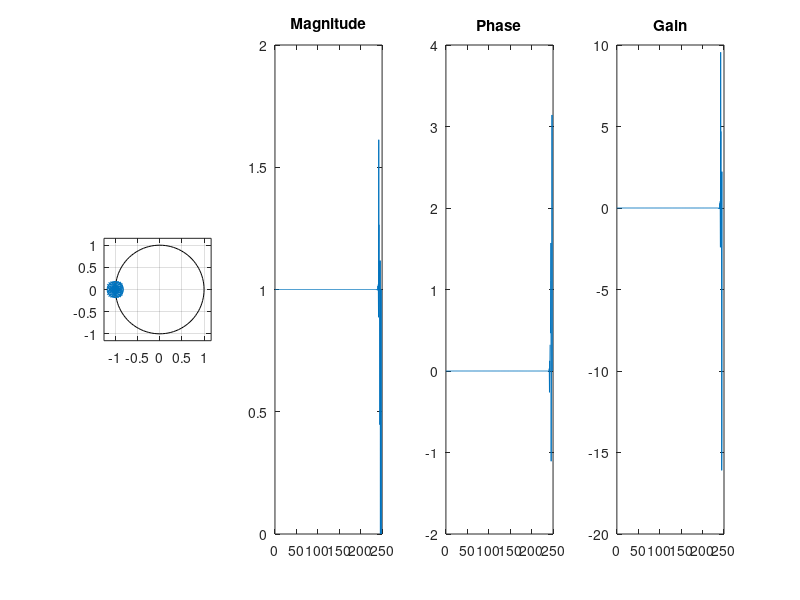

Here is the MATLAB script that generated this plot:
fs=[110  200];
fp=[100 210];
a1=10;
a2=20;
Fs=500;
wp=(2*pi*fp)/Fs;
ws=(2*pi*fs)/Fs;
Wp=2*Fs*tan(wp/2);
Ws=2*Fs*tan(ws/2);
[N,Wc]=buttord(Wp,Ws,a1,a2,'s')
[b,a]=butter(N,Wc,'stop','s')
[bz,az]=bilinear(b,a,Fs);
H=tf(bz,az,-1)

subplot(141)
zplane(bz,az)
[H2,f]=freqz(bz,az,512,Fs)
subplot(142)
plot(f,abs(H2))
title('Magnitude')
subplot(143)
plot(f,angle(H2))
title('Phase')
subplot(144)
Gain=20*log(abs(H2))
plot(f,Gain)
title('Gain')
